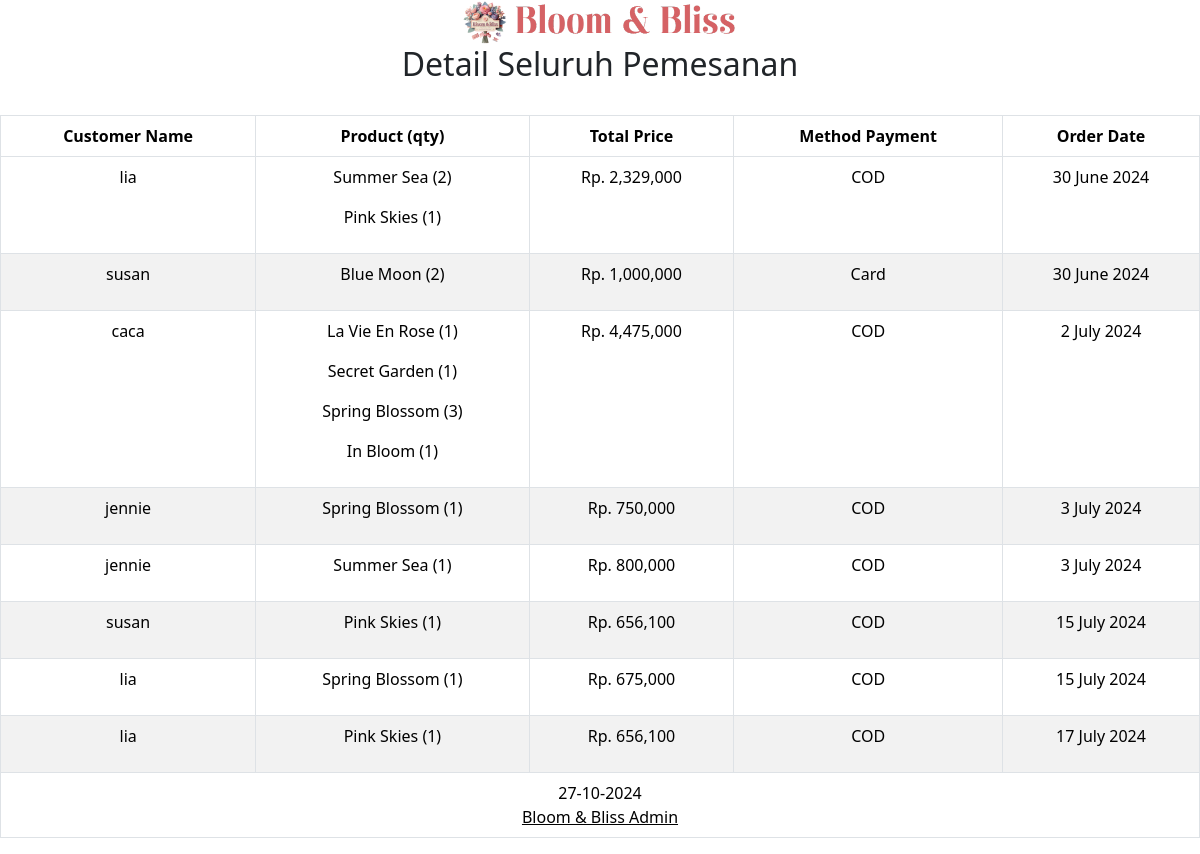
/admin/report/orderReportAll.php, run on the app's committed database.
### tables this page shows
CREATE TABLE `tb_user` (
  `id_user` int(5) NOT NULL,
  `usn_user` varchar(20) NOT NULL,
  `nama_user` varchar(50) NOT NULL,
  `email_user` varchar(50) NOT NULL,
  `notelp_user` varchar(10) NOT NULL,
  `pw_user` varchar(256) NOT NULL
);

CREATE TABLE `orders` (
  `order_id` int(5) NOT NULL,
  `address` varchar(100) NOT NULL,
  `pmode` varchar(50) NOT NULL,
  `amount_paid` varchar(10) NOT NULL,
  `id_user` int(5) NOT NULL,
  `order_date` date NOT NULL
);

### admin/report/orderReportAll.php (the view, shortened to what this page needs)
<!DOCTYPE html>
<html>
<head>
  <link href="../../assets/admin/css/bootstrap.min.css" rel="stylesheet" type="text/css" />
</head>
<body onload="print()">
  <?php
  include '../../koneksi.php';
  ?>
  <div class="row">
    <div class="text-center">
      <img src="../../assets/images/header-report.png" alt="logo" width="300">
      <h2>Detail Seluruh Pemesanan</h2>
      <br/>
      <table class="table table-bordered table-striped table-hover">
        <tbody>
          <thead>
            <tr>
              <th>Customer Name</th>
              <th>Product (qty)</th>
              <th>Total Price</th>
              <th>Method Payment</th>
              <th>Order Date</th>
            </tr>
          </thead>
        <tbody>
          <tr>
            <?php
            $query = "
              SELECT
                  tb_user.*,
                  orders.*,
                  tb_produk.bouquet_id,
                  GROUP_CONCAT(tb_produk.bouquet_name SEPARATOR ', ') AS nameProducts,
                  GROUP_CONCAT(tb_produk.bouquet_price SEPARATOR ', ') AS priceProducts,
                  GROUP_CONCAT(tb_produk.bouquet_image SEPARATOR ', ') AS imageProducts,
                  GROUP_CONCAT(order_detail.qty SEPARATOR ', ') AS qtys
              FROM
                  tb_user
              JOIN
                  orders ON tb_user.id_user = orders.id_user
              JOIN
                  order_detail ON order_detail.order_id = orders.order_id
              JOIN
                  tb_produk ON order_detail.bouquet_id = tb_produk.bouquet_id
              GROUP BY
                  orders.order_id
              ORDER BY
                  orders.order_id;
                  ";
            $stmt = $conn->prepare($query);
            $stmt->execute();
            $result = $stmt->get_result();
            $results = $result->fetch_all(MYSQLI_ASSOC);
            foreach ($results as $row):
              ?>
            <tr>
              <td><?= $row['nama_user'] ?></td>
              <td>
                <?php
                $productArray = explode(', ', $row['nameProducts']);
                $quantityArray = explode(', ', $row['qtys']);
                for ($i = 0; $i < count($productArray); $i++) {
                  echo "<p>{$productArray[$i]} ({$quantityArray[$i]})</p>";
                }
                ?>
              </td>
              <td>Rp. <?= number_format($row['amount_paid']); ?></td>
              <td><?= $row['pmode'] ?></td>
              <td>
                <?php
                $datefromdatabase = $row['order_date'];
                $date = date('j F Y', strtotime($datefromdatabase));
                ?>
                <?= $date ?>
              </td>
            </tr>
            <?php
            endforeach;
            ?>
        </tbody>
        </tbody>
        <tfoot>
          <tr>
            <td colspan="8" class="text-right">
              <?= date("d-m-Y") ?>
              <br>
              <u>Bloom & Bliss Admin<strong></u><br>
            </td>
          </tr>
        </tfoot>
      </table>
    </div>
  </div>
</body>
</html>

### data on the page
tb_user: nama_user "lia", i "Summer Sea", i "2", i "Pink Skies", i "1", orders.amount_paid "2,329,000", orders.pmode "COD", orders.order_date "30 June 2024", i "Spring Blossom", orders.amount_paid "675,000", orders.order_date "15 July 2024", orders.amount_paid "656,100", orders.order_date "17 July 2024"
tb_user: nama_user "susan", i "Blue Moon", i "2", orders.amount_paid "1,000,000", orders.pmode "Card", orders.order_date "30 June 2024", i "Pink Skies", i "1", orders.amount_paid "656,100", orders.pmode "COD", orders.order_date "15 July 2024"
tb_user: nama_user "caca", i "La Vie En Rose", i "1", i "Secret Garden", i "Spring Blossom", i "3", i "In Bloom", orders.amount_paid "4,475,000", orders.pmode "COD", orders.order_date "2 July 2024"
tb_user: nama_user "jennie", i "Spring Blossom", i "1", orders.amount_paid "750,000", orders.pmode "COD", orders.order_date "3 July 2024", i "Summer Sea", orders.amount_paid "800,000"
